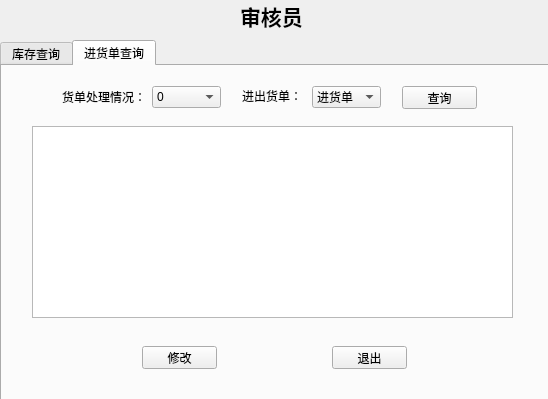
<?xml version="1.0" encoding="UTF-8"?>
<ui version="4.0">
 <class>welcomecheck</class>
 <widget class="QDialog" name="welcomecheck">
  <property name="geometry">
   <rect>
    <x>0</x>
    <y>0</y>
    <width>548</width>
    <height>399</height>
   </rect>
  </property>
  <property name="windowTitle">
   <string>Dialog</string>
  </property>
  <widget class="QTabWidget" name="tabWidget">
   <property name="enabled">
    <bool>true</bool>
   </property>
   <property name="geometry">
    <rect>
     <x>0</x>
     <y>40</y>
     <width>551</width>
     <height>361</height>
    </rect>
   </property>
   <property name="currentIndex">
    <number>1</number>
   </property>
   <widget class="QWidget" name="tab">
    <attribute name="title">
     <string>库存查询</string>
    </attribute>
    <widget class="QLineEdit" name="leSearchname">
     <property name="geometry">
      <rect>
       <x>180</x>
       <y>20</y>
       <width>133</width>
       <height>20</height>
      </rect>
     </property>
    </widget>
    <widget class="QPushButton" name="pbSearchGoods">
     <property name="geometry">
      <rect>
       <x>370</x>
       <y>20</y>
       <width>75</width>
       <height>23</height>
      </rect>
     </property>
     <property name="text">
      <string>查询</string>
     </property>
    </widget>
    <widget class="QLabel" name="label_2">
     <property name="geometry">
      <rect>
       <x>81</x>
       <y>21</y>
       <width>60</width>
       <height>16</height>
      </rect>
     </property>
     <property name="text">
      <string>货物名称：</string>
     </property>
    </widget>
    <widget class="QTableView" name="tvGoods">
     <property name="geometry">
      <rect>
       <x>20</x>
       <y>60</y>
       <width>491</width>
       <height>211</height>
      </rect>
     </property>
    </widget>
    <widget class="QPushButton" name="pbCheckExit">
     <property name="geometry">
      <rect>
       <x>220</x>
       <y>290</y>
       <width>75</width>
       <height>23</height>
      </rect>
     </property>
     <property name="text">
      <string>退出</string>
     </property>
    </widget>
   </widget>
   <widget class="QWidget" name="tab_2">
    <attribute name="title">
     <string>进货单查询</string>
    </attribute>
    <widget class="QLabel" name="label_3">
     <property name="geometry">
      <rect>
       <x>60</x>
       <y>20</y>
       <width>81</width>
       <height>21</height>
      </rect>
     </property>
     <property name="text">
      <string>货单处理情况：</string>
     </property>
    </widget>
    <widget class="QPushButton" name="pbSearchList">
     <property name="geometry">
      <rect>
       <x>400</x>
       <y>20</y>
       <width>75</width>
       <height>23</height>
      </rect>
     </property>
     <property name="text">
      <string>查询</string>
     </property>
    </widget>
    <widget class="QTableView" name="tvlist">
     <property name="geometry">
      <rect>
       <x>30</x>
       <y>60</y>
       <width>481</width>
       <height>192</height>
      </rect>
     </property>
    </widget>
    <widget class="QPushButton" name="pbModify">
     <property name="geometry">
      <rect>
       <x>140</x>
       <y>280</y>
       <width>75</width>
       <height>23</height>
      </rect>
     </property>
     <property name="text">
      <string>修改</string>
     </property>
    </widget>
    <widget class="QPushButton" name="pbCheckExit_2">
     <property name="geometry">
      <rect>
       <x>330</x>
       <y>280</y>
       <width>75</width>
       <height>23</height>
      </rect>
     </property>
     <property name="text">
      <string>退出</string>
     </property>
    </widget>
    <widget class="QComboBox" name="cbDeal">
     <property name="geometry">
      <rect>
       <x>150</x>
       <y>20</y>
       <width>69</width>
       <height>22</height>
      </rect>
     </property>
     <item>
      <property name="text">
       <string>0</string>
      </property>
     </item>
     <item>
      <property name="text">
       <string>1</string>
      </property>
     </item>
    </widget>
    <widget class="QLabel" name="label_4">
     <property name="geometry">
      <rect>
       <x>240</x>
       <y>20</y>
       <width>61</width>
       <height>20</height>
      </rect>
     </property>
     <property name="text">
      <string>进出货单：</string>
     </property>
    </widget>
    <widget class="QComboBox" name="cbListType">
     <property name="geometry">
      <rect>
       <x>310</x>
       <y>20</y>
       <width>69</width>
       <height>22</height>
      </rect>
     </property>
     <item>
      <property name="text">
       <string>进货单</string>
      </property>
     </item>
     <item>
      <property name="text">
       <string>出货单</string>
      </property>
     </item>
    </widget>
   </widget>
  </widget>
  <widget class="QLabel" name="label">
   <property name="geometry">
    <rect>
     <x>240</x>
     <y>0</y>
     <width>71</width>
     <height>31</height>
    </rect>
   </property>
   <property name="text">
    <string>&lt;html&gt;&lt;head/&gt;&lt;body&gt;&lt;p&gt;&lt;span style=&quot; font-size:16pt; font-weight:600;&quot;&gt;审核员&lt;/span&gt;&lt;/p&gt;&lt;/body&gt;&lt;/html&gt;</string>
   </property>
  </widget>
 </widget>
 <resources/>
 <connections>
  <connection>
   <sender>pbCheckExit</sender>
   <signal>clicked()</signal>
   <receiver>welcomecheck</receiver>
   <slot>close()</slot>
   <hints>
    <hint type="sourcelabel">
     <x>259</x>
     <y>362</y>
    </hint>
    <hint type="destinationlabel">
     <x>273</x>
     <y>199</y>
    </hint>
   </hints>
  </connection>
  <connection>
   <sender>pbCheckExit_2</sender>
   <signal>clicked()</signal>
   <receiver>welcomecheck</receiver>
   <slot>close()</slot>
   <hints>
    <hint type="sourcelabel">
     <x>369</x>
     <y>352</y>
    </hint>
    <hint type="destinationlabel">
     <x>273</x>
     <y>199</y>
    </hint>
   </hints>
  </connection>
  <connection>
   <sender>pbModify</sender>
   <signal>clicked()</signal>
   <receiver>welcomecheck</receiver>
   <slot>pbModify_clicked()</slot>
   <hints>
    <hint type="sourcelabel">
     <x>179</x>
     <y>352</y>
    </hint>
    <hint type="destinationlabel">
     <x>273</x>
     <y>199</y>
    </hint>
   </hints>
  </connection>
  <connection>
   <sender>pbSearchGoods</sender>
   <signal>clicked()</signal>
   <receiver>welcomecheck</receiver>
   <slot>pbSearchGoods_clicked()</slot>
   <hints>
    <hint type="sourcelabel">
     <x>409</x>
     <y>92</y>
    </hint>
    <hint type="destinationlabel">
     <x>273</x>
     <y>199</y>
    </hint>
   </hints>
  </connection>
  <connection>
   <sender>pbSearchList</sender>
   <signal>clicked()</signal>
   <receiver>welcomecheck</receiver>
   <slot>pbSearchList_clicked()</slot>
   <hints>
    <hint type="sourcelabel">
     <x>439</x>
     <y>92</y>
    </hint>
    <hint type="destinationlabel">
     <x>273</x>
     <y>199</y>
    </hint>
   </hints>
  </connection>
 </connections>
 <slots>
  <slot>pbSearchList_clicked()</slot>
  <slot>pbSearchGoods_clicked()</slot>
  <slot>pbModify_clicked()</slot>
 </slots>
</ui>
